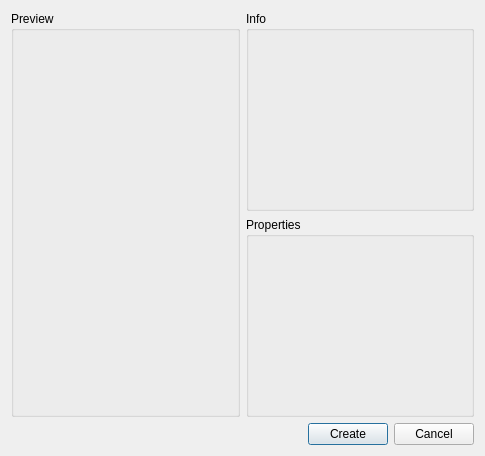
<?xml version="1.0" encoding="UTF-8"?>
<ui version="4.0">
 <class>NewResourceDialog</class>
 <widget class="QDialog" name="NewResourceDialog">
  <property name="geometry">
   <rect>
    <x>0</x>
    <y>0</y>
    <width>485</width>
    <height>456</height>
   </rect>
  </property>
  <property name="windowTitle">
   <string>Create New Resource</string>
  </property>
  <layout class="QVBoxLayout" name="verticalLayout_5">
   <item>
    <layout class="QHBoxLayout" name="horizontalLayout_3">
     <item>
      <widget class="QGroupBox" name="groupBox_3">
       <property name="title">
        <string>Preview</string>
       </property>
       <layout class="QVBoxLayout" name="verticalLayout_3">
        <item>
         <widget class="PreviewWidget" name="mPreviewWidget" native="true">
          <property name="sizePolicy">
           <sizepolicy hsizetype="Preferred" vsizetype="MinimumExpanding">
            <horstretch>0</horstretch>
            <verstretch>0</verstretch>
           </sizepolicy>
          </property>
         </widget>
        </item>
       </layout>
      </widget>
     </item>
     <item>
      <layout class="QVBoxLayout" name="verticalLayout_4">
       <item>
        <widget class="QGroupBox" name="groupBox">
         <property name="title">
          <string>Info</string>
         </property>
         <layout class="QVBoxLayout" name="verticalLayout">
          <item>
           <widget class="ResourceInfoWidget" name="mResourceInfoWidget" native="true"/>
          </item>
         </layout>
        </widget>
       </item>
       <item>
        <widget class="QGroupBox" name="mPropertiesGB">
         <property name="title">
          <string>Properties</string>
         </property>
         <layout class="QVBoxLayout" name="verticalLayout_2"/>
        </widget>
       </item>
      </layout>
     </item>
    </layout>
   </item>
   <item>
    <layout class="QHBoxLayout" name="horizontalLayout">
     <item>
      <spacer name="horizontalSpacer">
       <property name="orientation">
        <enum>Qt::Horizontal</enum>
       </property>
       <property name="sizeHint" stdset="0">
        <size>
         <width>40</width>
         <height>20</height>
        </size>
       </property>
      </spacer>
     </item>
     <item>
      <widget class="QPushButton" name="mCreateBtn">
       <property name="text">
        <string>Create</string>
       </property>
      </widget>
     </item>
     <item>
      <widget class="QPushButton" name="mCancelBtn">
       <property name="text">
        <string>Cancel</string>
       </property>
      </widget>
     </item>
    </layout>
   </item>
  </layout>
 </widget>
 <customwidgets>
  <customwidget>
   <class>PreviewWidget</class>
   <extends>QWidget</extends>
   <header>previewwidget.h</header>
   <container>1</container>
  </customwidget>
  <customwidget>
   <class>ResourceInfoWidget</class>
   <extends>QWidget</extends>
   <header>resourceinfowidget.h</header>
   <container>1</container>
  </customwidget>
 </customwidgets>
 <resources>
  <include location="../toolkit.qrc"/>
 </resources>
 <connections>
  <connection>
   <sender>mCreateBtn</sender>
   <signal>pressed()</signal>
   <receiver>NewResourceDialog</receiver>
   <slot>onCreate()</slot>
   <hints>
    <hint type="sourcelabel">
     <x>336</x>
     <y>431</y>
    </hint>
    <hint type="destinationlabel">
     <x>187</x>
     <y>430</y>
    </hint>
   </hints>
  </connection>
  <connection>
   <sender>mCancelBtn</sender>
   <signal>pressed()</signal>
   <receiver>NewResourceDialog</receiver>
   <slot>onCancel()</slot>
   <hints>
    <hint type="sourcelabel">
     <x>408</x>
     <y>435</y>
    </hint>
    <hint type="destinationlabel">
     <x>262</x>
     <y>449</y>
    </hint>
   </hints>
  </connection>
 </connections>
 <slots>
  <slot>onCancel()</slot>
  <slot>onCreate()</slot>
 </slots>
</ui>
